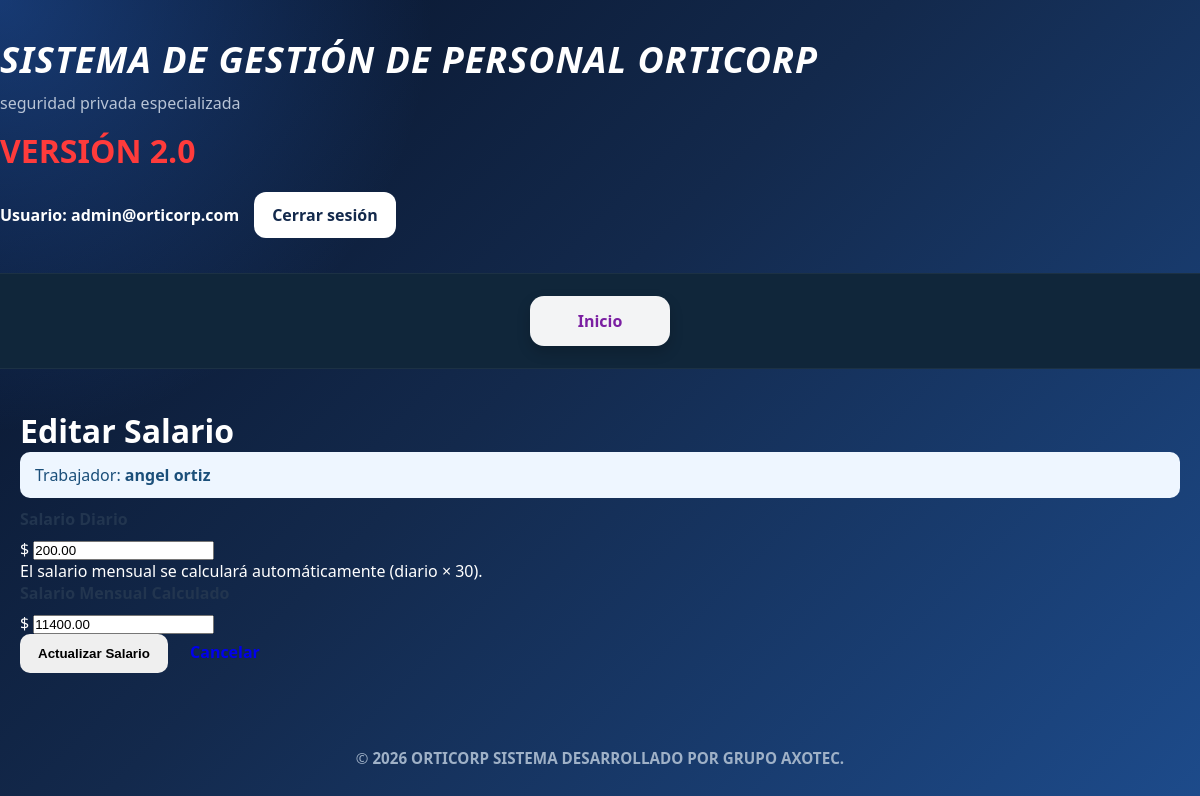
The app's page /nomina/salarios/editar/1/ (signed in) with its own data.
### polls/models.py (models this page shows, shortened)
class CustomUser(AbstractUser):
    ROLES = (
        ('ADMIN', 'Administrador'),
        ('HR', 'Recursos Humanos'),
        ('VIEW', 'Vista'),
    )
    username = None
    email = models.EmailField(unique=True)
    role = models.CharField(max_length=10, choices=ROLES, default='VIEW')
    USERNAME_FIELD = 'email'
    REQUIRED_FIELDS = []
    objects = CustomUserManager()

class Trabajador(models.Model):
	nombre = models.CharField(max_length=128)
	apellido = models.CharField(max_length=128, blank=True, null=True)
	apellido_materno = models.CharField(max_length=128, blank=True, null=True)
	rfc = models.CharField(max_length=64, blank=True, null=True)
	no_exterior = models.CharField(max_length=64, blank=True, null=True)
	curp_text = models.CharField(max_length=128, blank=True, null=True)
	codigo_postal = models.CharField(max_length=16, blank=True, null=True)
	cuip_text = models.CharField(max_length=128, blank=True, null=True)
	entidad_federativa = models.CharField(max_length=128, blank=True, null=True)
	nss_text = models.CharField(max_length=128, blank=True, null=True)
	calle = models.CharField(max_length=256, blank=True, null=True)
	horario = models.ForeignKey(Horarios, on_delete=models.SET_NULL, blank=True, null=True, related_name="trabajadores")
	calle_servicio = models.CharField(max_length=256, blank=True, null=True)
	no_exterior_servicio = models.CharField(max_length=64, blank=True, null=True)
	entidad_servicio = models.CharField(max_length=128, blank=True, null=True)
	estado_servicio = models.CharField(max_length=64, blank=True, null=True)
	fecha_ingreso = models.DateTimeField(default=timezone.now)
	estado = models.CharField(max_length=64, default="Activo", blank=True, null=True)

### nomina/models.py (models this page shows, shortened)
class SalarioBase(models.Model):
    trabajador = models.OneToOneField(Trabajador, on_delete=models.CASCADE, related_name='salario_base')
    salario_diario = models.DecimalField(max_digits=10, decimal_places=2, help_text="Salario diario del trabajador")
    salario_mensual = models.DecimalField(max_digits=10, decimal_places=2, blank=True, null=True, help_text="Salario mensual (calculado)")
    activo = models.BooleanField(default=True)

### nomina/views.py (the view)
# urls.py: path('salarios/editar/<int:pk>/', views.salario_edit, name='salario_edit'),
@login_required
def salario_edit(request, pk):
    salario = get_object_or_404(SalarioBase, pk=pk)
    return salario_create(request, trabajador_id=salario.trabajador.pk)

### nomina/views.py (called while the page is built, shortened)
@login_required
def salario_create(request, trabajador_id=None):
    trabajador = None
    salario = None
    if trabajador_id:
        trabajador = get_object_or_404(Trabajador, pk=trabajador_id)
        try:
            salario = trabajador.salario_base
        except SalarioBase.DoesNotExist:
            salario = None
    trabajadores = Trabajador.objects.filter(estado='Activo')
    return render(request, 'nomina/salario_create.html', {
        'trabajador': trabajador,
        'trabajadores': trabajadores,
        'salario': salario,
    })

### nomina/templates/nomina/salario_create.html (shortened to what this page needs)
{% extends 'polls/base.html' %}
{% block content %}
<div class="container">
    <h1>{% if salario %}Editar Salario{% else %}Asignar Salario Base{% endif %}</h1>
    <form method="post" class="mt-4">
        {% if trabajador %}
            <div class="alert alert-info">
                Trabajador: <strong>{{ trabajador.nombre }} {{ trabajador.apellido }}</strong>
            </div>
        {% endif %}
        <div class="row">
            <div class="col-md-6">
                <div class="mb-3">
                    <label for="salario_diario" class="form-label">Salario Diario</label>
                    <div class="input-group">
                        <span class="input-group-text">$</span>
                        <input type="number" step="0.01" class="form-control" id="salario_diario" name="salario_diario" required value="{% if salario %}{{ salario.salario_diario }}{% endif %}">
                    </div>
                    <div class="form-text">El salario mensual se calculará automáticamente (diario × 30).</div>
                </div>
            </div>
            <div class="col-md-6">
                <div class="mb-3">
                    <label for="salario_calculado" class="form-label">Salario Mensual Calculado</label>
                    <div class="input-group">
                        <span class="input-group-text">$</span>
                        <input type="number" step="0.01" class="form-control" id="salario_calculado" readonly value="{% if salario %}{{ salario.salario_mensual }}{% endif %}">
                    </div>
                </div>
            </div>
        </div>
        <div class="mt-4">
            <button type="submit" class="btn btn-primary">{% if salario %}Actualizar Salario{% else %}Guardar Salario{% endif %}</button>
            <a href="{% url 'nomina:salario_list' %}" class="btn btn-secondary">Cancelar</a>
        </div>
    </form>
</div>
{% endblock %}

### polls/templates/polls/base.html (shortened to what this page needs)
{% load static %}
<!DOCTYPE html>
<html lang="es">
<head>
    <link rel="stylesheet" href="{% static 'polls/css/theme.css' %}">
</head>
<body class="{% block body_class %}{% endblock %}">
    <header class="app-header">
        <div class="container header-inner">
            <div class="brand">
                <h1><em>SISTEMA DE GESTIÓN DE PERSONAL ORTICORP</em></h1>
                <p class="subtitle">
                    seguridad privada especializada
                </p>
                <h2 class="version">
                    VERSIÓN 2.0
                </h2>
            </div>
            <div class="user-area">
                {% if user.is_authenticated %}
                    <span class="user-label">
                        Usuario:
                        <strong>{{ user.get_username }}</strong>
                    </span>
                    <a class="logout-btn" href="{% url 'logout' %}">
                        Cerrar sesión
                    </a>
                {% else %}
                    <a class="logout-btn" href="{% url 'login' %}">
                        Iniciar sesión
                    </a>
                {% endif %}
            </div>
        </div>
        <nav class="app-nav">
            <div class="container nav-inner">
                <a class="nav-link" href="{% url 'inicio' %}">
                    Inicio
                </a>
            </div>
        </nav>
    </header>
    <main class="container main-content">
        {% block content %}{% endblock %}
    </main>
    <footer class="copight">
        &copy;
        <strong>
            2026 ORTICORP SISTEMA DESARROLLADO POR GRUPO AXOTEC.
        </strong>
    </footer>
</body>
</html>

### polls/static/polls/css/theme.css (style rules this page uses)
:root { --bg:#071428; --panel:#ffffff; --muted:#9fb1c7; --accent-purple:#7b1fa2; --accent-blue:#2b6ea3; --soft-blue:#eaf3ff; --success:#27ae60; --danger:#e74c3c; }
* { margin:0; padding:0; box-sizing:border-box; }
html { scroll-behavior:smooth; }
body { min-height:100vh; font-family:'Segoe UI', Arial, sans-serif; color:#ffffff; display:flex; flex-direction:column; background: radial-gradient(circle at top left, rgba(53,132,255,0.35), transparent 30%), linear-gradient( 135deg, #071228 0%, #13294c 45%, #1d4b8b 100%); }
.container { width:100%; max-width:1200px; margin:auto; padding:0 20px; }
.app-header { width:100%; }
.header-inner { display:flex; justify-content:space-between; align-items:center; gap:20px; flex-wrap:wrap; padding:35px 0; }
.brand h1 { font-size:clamp(1.5rem,3vw,2.5rem); color:#ffffff; letter-spacing:1px; }
.subtitle { margin-top:8px; color:#b8c4d6; font-size:1rem; }
.version { margin-top:15px; color:#ff3b3b; font-size:2rem; }
.user-area { display:flex; align-items:center; gap:15px; flex-wrap:wrap; }
.user-label { color:#ffffff; font-weight:600; }
.logout-btn { background:#ffffff; color:#13294c; text-decoration:none; padding:12px 18px; border-radius:12px; font-weight:700; transition:0.3s ease; }
.app-nav { width:100%; background:#10263a; border-top:1px solid rgba(255,255,255,0.05); border-bottom:1px solid rgba(255,255,255,0.05); }
.nav-inner { display:flex; justify-content:center; flex-wrap:wrap; gap:14px; padding:22px 0; }
.nav-link { min-width:140px; text-align:center; text-decoration:none; background:rgba(255,255,255,0.95); color:var(--accent-purple); font-weight:700; padding:14px 18px; border-radius:14px; transition:0.3s ease; box-shadow:0 6px 14px rgba(0,0,0,0.18); }
.main-content { width:100%; padding:40px 0; }
.alert { padding:12px 15px; border-radius:10px; margin-bottom:10px; }
.alert-info { background:#eef6ff; color:#1b4f7a; }
label { display:block; margin-bottom:8px; font-weight:700; color:#22354f; }
.btn { border:none; border-radius:10px; padding:12px 18px; font-weight:700; cursor:pointer; transition:0.3s ease; text-decoration:none; }
.copight { margin-top:auto; text-align:center; padding:35px 20px; color:#9fb1c7; font-size:0.95rem; }

### records on screen
CustomUser: get_username "admin@orticorp.com"
Trabajador: nombre "angel", apellido "ortiz"
SalarioBase: salario_diario "200.00", salario_mensual "11400.00"
